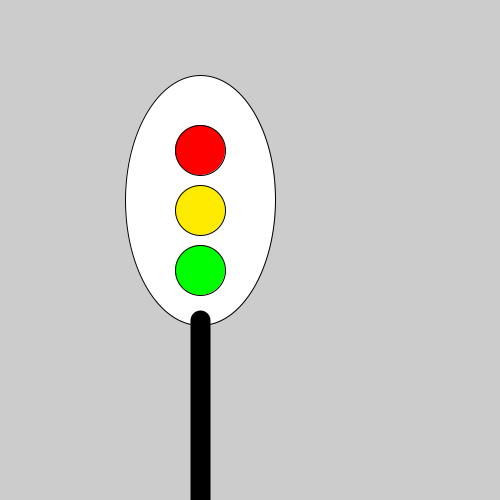
Frame 1 (no input)
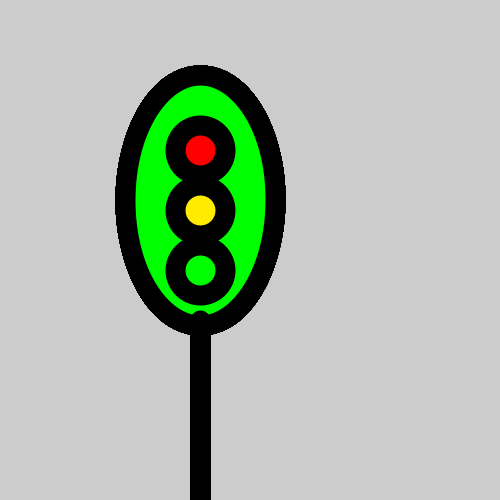
Frame 60 (the mouse pressed at the canvas centre just before this capture)
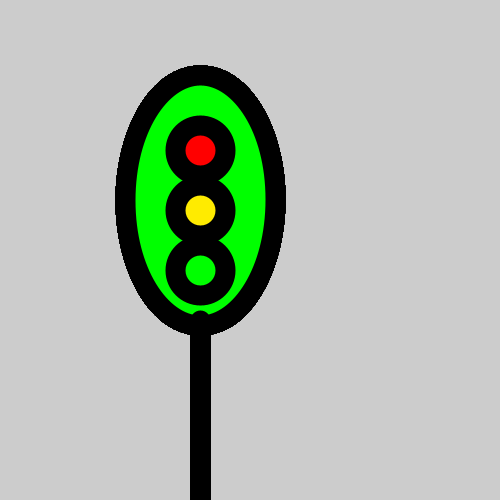
Frame 120 (the mouse held since frame 60 and released just before this capture)

The Processing sketch that drew these frames (run headless with seeded random() and noise(); from frame 60 on, the mouse is pressed at the canvas centre):

// Processing sketch: stoplight_in_drow
// ── stoplight_in_drow.pde
void setup () {
  size(500, 500);
  println("Start");
}


void draw (){
arc(200, 200, 150, 250, PI, 4*PI);
fill(255, 0, 0); 
circle(200, 150, 50);

fill(255, 235, 0); 
circle(200, 210, 50);
fill(0, 255, 0); 
circle(200, 270, 50);
strokeWeight(20);
line(200, 320, 200, 600);;
}
